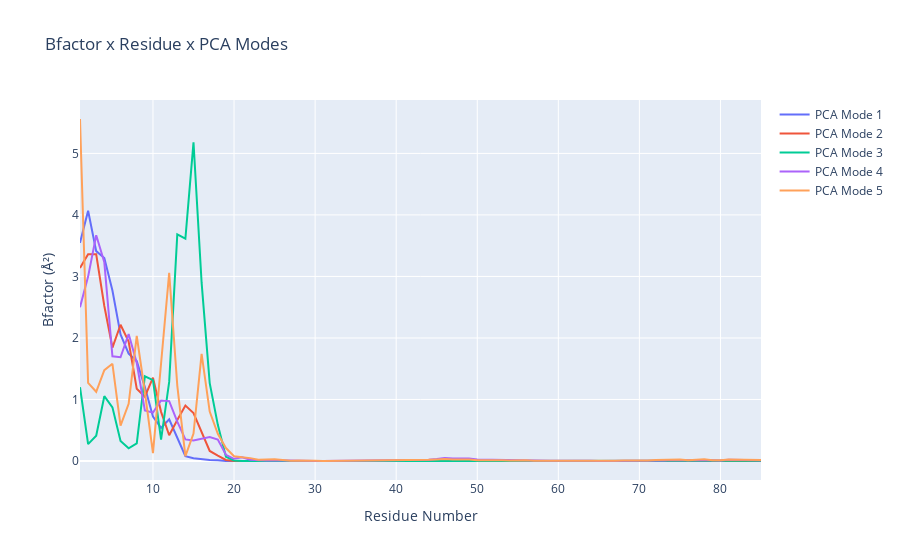

The cell this chart's notebook holds for it:
### Markdown cell above
Plotting the **B-factor values** x **residue** on the **first 5 PCA modes** (for comparison):

### Code cell
y1 = np.loadtxt(bfactor_dat[1])
y2 = np.loadtxt(bfactor_dat[2])
y3 = np.loadtxt(bfactor_dat[3])
y4 = np.loadtxt(bfactor_dat[4])
y5 = np.loadtxt(bfactor_dat[5])
x = list(range(1,len(y1)+1))

plotly.offline.init_notebook_mode(connected=True)

fig = {
    "data": [go.Scatter(x=x, y=y1, name='PCA Mode 1'),
             go.Scatter(x=x, y=y2, name='PCA Mode 2'),
             go.Scatter(x=x, y=y3, name='PCA Mode 3'),
             go.Scatter(x=x, y=y4, name='PCA Mode 4'),
             go.Scatter(x=x, y=y5, name='PCA Mode 5')],
    "layout": go.Layout(title="Bfactor x Residue x PCA Modes ",
                        xaxis=dict(title = "Residue Number"),
                        yaxis=dict(title = "Bfactor (" + '\u00C5' +'\u00B2' + ")")
                       )
}

plotly.offline.iplot(fig)
